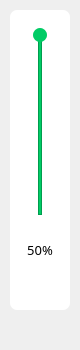
<?xml version="1.0" encoding="UTF-8"?>
<ui version="4.0">
 <class>VolumeTool</class>
 <widget class="QWidget" name="VolumeTool">
  <property name="geometry">
   <rect>
    <x>0</x>
    <y>0</y>
    <width>80</width>
    <height>350</height>
   </rect>
  </property>
  <property name="windowTitle">
   <string>Form</string>
  </property>
  <widget class="QWidget" name="volumeWidget" native="true">
   <property name="geometry">
    <rect>
     <x>10</x>
     <y>10</y>
     <width>60</width>
     <height>300</height>
    </rect>
   </property>
   <property name="styleSheet">
    <string notr="true">#volumeWidget
{
	background-color:rgb(255,255,255);
	border-radius:7px;
}</string>
   </property>
   <widget class="QPushButton" name="silenceBtn">
    <property name="geometry">
     <rect>
      <x>0</x>
      <y>255</y>
      <width>60</width>
      <height>45</height>
     </rect>
    </property>
    <property name="minimumSize">
     <size>
      <width>60</width>
      <height>45</height>
     </size>
    </property>
    <property name="maximumSize">
     <size>
      <width>60</width>
      <height>45</height>
     </size>
    </property>
    <property name="cursor">
     <cursorShape>PointingHandCursor</cursorShape>
    </property>
    <property name="styleSheet">
     <string notr="true">#silenceBtn
{
	border:none;
}
#silenceBtn:hover
{
	background-color:rgb(234,234,234);
}</string>
    </property>
    <property name="text">
     <string/>
    </property>
   </widget>
   <widget class="QLabel" name="volumeRatio">
    <property name="geometry">
     <rect>
      <x>0</x>
      <y>225</y>
      <width>60</width>
      <height>30</height>
     </rect>
    </property>
    <property name="minimumSize">
     <size>
      <width>0</width>
      <height>30</height>
     </size>
    </property>
    <property name="maximumSize">
     <size>
      <width>16777215</width>
      <height>30</height>
     </size>
    </property>
    <property name="font">
     <font>
      <family>黑体</family>
      <pointsize>10</pointsize>
     </font>
    </property>
    <property name="styleSheet">
     <string notr="true"/>
    </property>
    <property name="text">
     <string>50%</string>
    </property>
    <property name="alignment">
     <set>Qt::AlignCenter</set>
    </property>
   </widget>
   <widget class="QWidget" name="volumeBox" native="true">
    <property name="geometry">
     <rect>
      <x>0</x>
      <y>0</y>
      <width>60</width>
      <height>225</height>
     </rect>
    </property>
    <property name="styleSheet">
     <string notr="true"/>
    </property>
    <widget class="QFrame" name="inLine">
     <property name="geometry">
      <rect>
       <x>28</x>
       <y>25</y>
       <width>4</width>
       <height>180</height>
      </rect>
     </property>
     <property name="styleSheet">
      <string notr="true">#inLine
{
	background-color:rgb(236,236,236);
}</string>
     </property>
     <property name="frameShape">
      <enum>QFrame::StyledPanel</enum>
     </property>
     <property name="frameShadow">
      <enum>QFrame::Raised</enum>
     </property>
    </widget>
    <widget class="QFrame" name="outLine">
     <property name="geometry">
      <rect>
       <x>28</x>
       <y>25</y>
       <width>4</width>
       <height>180</height>
      </rect>
     </property>
     <property name="styleSheet">
      <string notr="true">#outLine
{
	background-color:rgb(0,204,101);
}</string>
     </property>
     <property name="frameShape">
      <enum>QFrame::StyledPanel</enum>
     </property>
     <property name="frameShadow">
      <enum>QFrame::Raised</enum>
     </property>
    </widget>
    <widget class="QPushButton" name="silderBtn">
     <property name="geometry">
      <rect>
       <x>23</x>
       <y>18</y>
       <width>14</width>
       <height>14</height>
      </rect>
     </property>
     <property name="styleSheet">
      <string notr="true">#silderBtn
{
	background-color:rgb(0,204,101);
	border-radius:7px;
}</string>
     </property>
     <property name="text">
      <string/>
     </property>
    </widget>
   </widget>
  </widget>
 </widget>
 <resources/>
 <connections/>
</ui>
